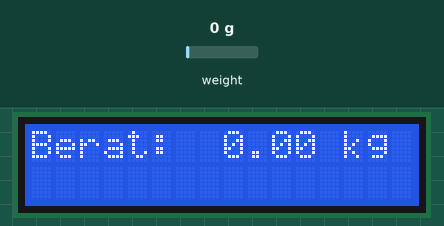
Simulated run of this sketch. Board: ESP32. Parts: 16×2 character LCD. The inputs (shaded band) are chosen by the test bench; at power-on: weight on the scale 0 g.

Above: at 1.2 s.
1.3 s: weight on the scale set to 100 g
At 2.9 s:
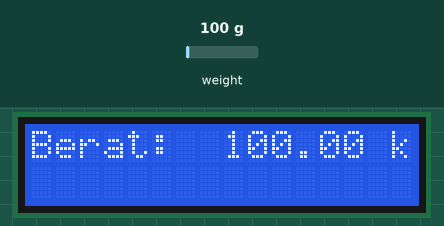
3.9 s: weight on the scale set to 1250 g
At 5.7 s:
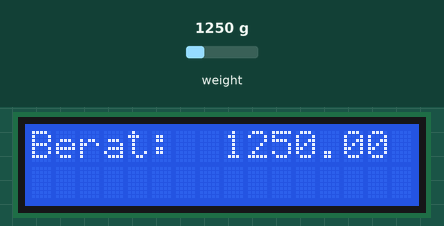
6.1 s: weight on the scale set to 100 g
At 7.4 s:
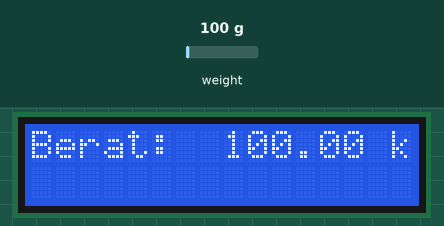
Timing chart, 0 to 9.1 s (numbered marks = the images above; inputs shaded):
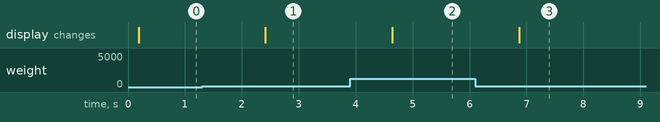

Measured:
- after the input at 1.3 s, the display: changes after 1.1 s (image 1)
- after the input at 3.9 s, the display: changes after 0.75 s (image 2)
- after the input at 6.1 s, the display: changes after 0.78 s (image 3)

The sketch:

Loadcell-ESP32.ino
```cpp
#include "HX711.h"
#include <Wire.h>
#include <LiquidCrystal_I2C.h>

const int LOADCELL_DOUT_PIN = 2;
const int LOADCELL_SCK_PIN = 3;

HX711 scale;
const float calibration_factor = 420;
LiquidCrystal_I2C lcd(0x27, 16, 2);

void setup() {
  Serial.begin(57600);
  scale.begin(LOADCELL_DOUT_PIN, LOADCELL_SCK_PIN);
  scale.set_scale(calibration_factor);

  lcd.begin(16, 2);
  lcd.backlight();
  lcd.setCursor(0, 0);
  lcd.print("Berat: ");
}

void loop() {

  if (scale.is_ready()) {
    float reading = scale.get_units();
    lcd.setCursor(8, 0);
    lcd.print("      ");
    lcd.setCursor(8, 0);
    lcd.print(reading, 2);
    lcd.print(" kg");
  } else {
    Serial.println("HX711 not found.");
    lcd.setCursor(0, 1);
    lcd.print("HX711 not found.");
  }

  delay(1000);
}
```
